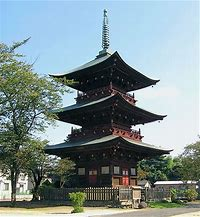
#> input picture image_processing_in_opencv/9_countours_in_opencv/tower.jpg, 200 x 217 px
$ python 16_image_histograms_1.py
#> lines starting #> are read from the running program, lines starting #| are printed output that depends on the picture
#!/usr/bin/env python
# -*- coding: utf-8 -*-
# @Date    : 2018-02-22
# @Author  : Joe

import numpy as np
import cv2
from matplotlib import pyplot as plt

# link: 	#https://docs.opencv.org/3.0-beta/doc/py_tutorials/
		#py_imgproc/py_histograms/py_histogram_begins/py_histogram_begins.html
# Find \ Plot \  Analyze
# 查找 绘制 分析

# Goal 目标
	# 用OpenCV\Numpy接口函数找到直方图
	# 用OpenCV\Matplotlib绘制\显示直方图

# Theory 理论
	# 什么是直方图？ 可以认为直方图是一副图表或者图，它
	# 给出了关于一副图像的强度分布的总体概览。这个图中的
	# X轴代表了像素值，Y轴代表了图像中每个像素值的个数。

	# 这只是理解图像内容的另外一种方式。通过查看图像的
	# 直方图，对图像的对比、亮度、强度分布等等有一个直
	# 观的了解。现今大部分图像处理工具，都会提供这个直
	# 方图的功能。下面是一副从剑桥图像网站上的图片：

	# 可以看出这幅图像的直方图。（注意，直方图是由灰度
	# 图绘制的，不是彩色图）。左边区域显示了图像中的暗
	#  的像素的数量，右边区域显示了亮的数量。从这幅图中，
	# 可以明显看出，暗区域比亮区域多很多，而中间色调（
	# 像素值在中间，如127）非常少。

# Find Histogram 查找直方图
	# 现在我们对图像直方图有了一定的理解，那么我们来看
	# 看怎么找到这个图像的直方图。OpenCV和Numpy都提供
	# 了内置的接口函数。在使用这些函数之前，我们需要来
	# 理解一些直方图有关的名词术语。

	# BINS:区间
		# 上面的直方图显示了图像中的每个像素的像素值。
		# 例如从0到255，你需要256个值来显示在直方图上。
		# 如果不需要详细的显示每个像素值，而是需要显示
		# 一定区间的像素值呢？例如，需要找到像素在0-15，
		# 16-31...... 240-255. 那么只需要16个值来显示
		# 直方图。

		# 所以需要将整个直方图的值分为16份，每份加起来
		# 为总的数量。这每个份，就成为BIN。第一种情况
		# 下bins的数量为256，而第二种情况下，bins的数量
		# 为16个。在OpenCV文档中，BINS被称为histSize。

	# DIMS: 维度
		# 这是我们收集数据的参数的个数。在目前的情况中，
		# 我们只需要一个值，灰度图像的强度值，所以DIMS
		# 是1. （如果是从色彩图中收集数据有可能是3或者
		# 4）

	# RANGE: 范围
		# 需要测量的强度值的范围。通常是所有的强度范围。
		# 【0,255】

# 1.Histogram Calculation in OpenCV
	# 现在我们是用cv2.calcHist()函数来找到直方图，首先
	# 熟悉一下函数及其参数
	# cv2.calcHist(images, channels, mask, histSize, ranges[, hist[, accumulate]])
	# 1. images: 原图像的数据，类型为uint8或者float32. 需
			      #要用中括号括起来 [img]
	# 2.channels: 我们计算直方图的数据的通道下标。例如
				#如果是灰度图，那么就是[0]。如果是色
				#彩图，[0],[1],[2]分别表示了图像中的
				#blue,green,red（opencv为BGR）
	# 3.mask: 遮罩图。如果计算整个图像的直方图，那么这里
				#是None。如果需要找到一个特定区域的直方
				#图，那么就需要计算这个特定区域的遮罩图
				#并传入这个遮罩图。
	# 4.histSize: 这里是指区间的个数。如果是整个像素值范围
				#那么是[256]
	# 5.ranges: [0,256]

img = cv2.imread('tower.jpg',0)
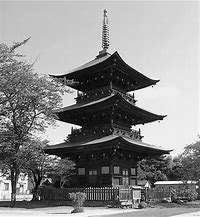
#> img: shape (217, 200); min 0, max 255, mean 139.3
hist = cv2.calcHist([img], [0], None, [256],[0,256])
#> hist = 256 values, max 949 at index 237, min 19 at index 1, mean 169.5
	# 这里 hist是一个256 x 1大小的数据，每个值代表了图像中该像素值所有的个数

# 2.Histogram Calculation in Numpy
	# Numpy提供了函数 np.histogram()。
hist, bins = np.histogram(img.ravel(), 256,[0,256])
#> bins = 257 values from 0 to 256
	# hist 跟opencv中的结果是一样的，但是bins会有257个
	# 因为在numpy中区间位0-0.99,1-1.99，2-2.99等，这样
	# 最终的范围是255-255.00.这样最终会加上256,。但是
	# 并不需要256.到255已经足够了。

# 注意，opencv的函数比np.histogram()运行速度要快（大概40倍）
# 所以尽量使用opencv的函数接口。


# Plotting Histograms 绘制直方图
	# 1. Matplotlib plotting 函数
	# 2. OpenCV drawing 函数

	# 1.Matplotlib
		# matplotlib 提供了绘制直方图的函数接口
		# matplotlib.pyplot.hist()
		# 这个函数直接计算了图像的直方图数据并且
		# 绘制。所以不需要用opencv或者numpy来计算。
#plt.hist(img.ravel(), 256,[0,256])
#plt.show()

	# 或者可以使用正常的绘制，比如是BGR分别绘制出来，
	# 这样情况下我们需要先找到直方图的数据。
# cv2.imshow('img', img)
# color = ('b','g','r')
# for i,col in enumerate(color):
# 	print(i, col)
# 	histr = cv2.calcHist([img],[i],None,[256],[0,256])
# 	plt.plot(histr, color = col)
# 	plt.xlim([0,256])

# plt.show()


# Application of Mask 遮罩的运用
# create a mask
mask = np.zeros(img.shape[:2], np.uint8)
mask[50:100, 50:150] = 255
masked_img = cv2.bitwise_and(img,img,mask = mask)
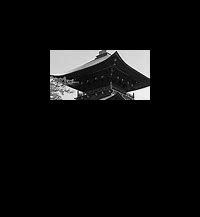
#> masked_img: shape (217, 200); min 0, max 255, mean 12.9

# Calculate histogram with mask and without mask
# Check third argument for mask
hist_full = cv2.calcHist([img],[0],None,[256],[0,256])
#> hist_full has the same summary as hist
hist_mask = cv2.calcHist([img],[0],mask,[256],[0,256])
#> hist_mask = 256 values, max 200 at index 206, min 0 at index 133, mean 19.53

plt.subplot(221), plt.imshow(img, 'gray')
plt.subplot(222), plt.imshow(mask,'gray')
plt.subplot(223), plt.imshow(masked_img, 'gray')
plt.subplot(224), plt.plot(hist_full), plt.plot(hist_mask)
plt.xlim([0,256])

plt.show()
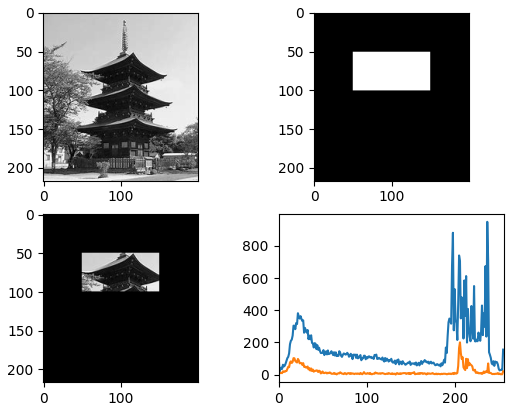
#> figure drawn by matplotlib, 4 panels; panel 4: curve peaks at x = 237, y = 949; panel 4: curve peaks at x = 206, y = 200


#print(hist)
#cv2.imshow('hist', hist)

cv2.waitKey(0)
cv2.destroyAllWindows()
